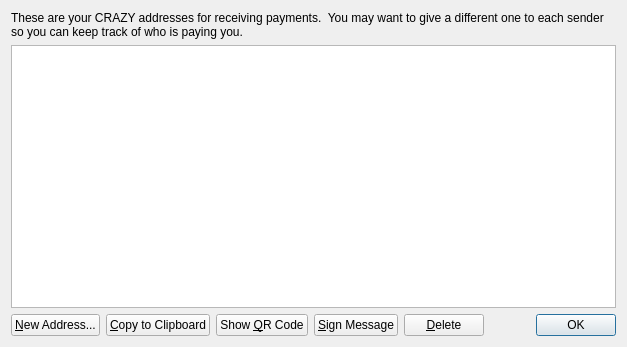
<?xml version="1.0" encoding="UTF-8"?>
<ui version="4.0">
 <class>AddressBookPage</class>
 <widget class="QWidget" name="AddressBookPage">
  <property name="geometry">
   <rect>
    <x>0</x>
    <y>0</y>
    <width>627</width>
    <height>347</height>
   </rect>
  </property>
  <property name="windowTitle">
   <string>Address Book</string>
  </property>
  <layout class="QVBoxLayout" name="verticalLayout">
   <item>
    <widget class="QLabel" name="labelExplanation">
     <property name="text">
      <string>These are your CRAZY addresses for receiving payments.  You may want to give a different one to each sender so you can keep track of who is paying you.</string>
     </property>
     <property name="textFormat">
      <enum>Qt::AutoText</enum>
     </property>
     <property name="wordWrap">
      <bool>true</bool>
     </property>
    </widget>
   </item>
   <item>
    <widget class="QTableView" name="tableView">
     <property name="toolTip">
      <string>Double-click to edit address or label</string>
     </property>
     <property name="alternatingRowColors">
      <bool>true</bool>
     </property>
     <property name="selectionMode">
      <enum>QAbstractItemView::SingleSelection</enum>
     </property>
     <property name="selectionBehavior">
      <enum>QAbstractItemView::SelectRows</enum>
     </property>
     <property name="sortingEnabled">
      <bool>true</bool>
     </property>
     <attribute name="verticalHeaderVisible">
      <bool>false</bool>
     </attribute>
    </widget>
   </item>
   <item>
    <layout class="QHBoxLayout" name="horizontalLayout">
     <item>
      <widget class="QPushButton" name="newAddressButton">
       <property name="toolTip">
        <string>Create a new address</string>
       </property>
       <property name="text">
        <string>&amp;New Address...</string>
       </property>
       <property name="icon">
        <iconset resource="../bitcoin.qrc">
         <normaloff>:/icons/add</normaloff>:/icons/add</iconset>
       </property>
      </widget>
     </item>
     <item>
      <widget class="QPushButton" name="copyToClipboard">
       <property name="toolTip">
        <string>Copy the currently selected address to the system clipboard</string>
       </property>
       <property name="text">
        <string>&amp;Copy to Clipboard</string>
       </property>
       <property name="icon">
        <iconset resource="../bitcoin.qrc">
         <normaloff>:/icons/editcopy</normaloff>:/icons/editcopy</iconset>
       </property>
      </widget>
     </item>
     <item>
      <widget class="QPushButton" name="showQRCode">
       <property name="text">
        <string>Show &amp;QR Code</string>
       </property>
       <property name="icon">
        <iconset resource="../bitcoin.qrc">
         <normaloff>:/images/qrcode</normaloff>:/images/qrcode</iconset>
       </property>
      </widget>
     </item>
     <item>
      <widget class="QPushButton" name="signMessage">
       <property name="toolTip">
        <string>Sign a message to prove you own this address</string>
       </property>
       <property name="text">
        <string>&amp;Sign Message</string>
       </property>
       <property name="icon">
        <iconset resource="../bitcoin.qrc">
         <normaloff>:/icons/edit</normaloff>:/icons/edit</iconset>
       </property>
      </widget>
     </item>
     <item>
      <widget class="QPushButton" name="deleteButton">
       <property name="toolTip">
        <string>Delete the currently selected address from the list. Only sending addresses can be deleted.</string>
       </property>
       <property name="text">
        <string>&amp;Delete</string>
       </property>
       <property name="icon">
        <iconset resource="../bitcoin.qrc">
         <normaloff>:/icons/remove</normaloff>:/icons/remove</iconset>
       </property>
      </widget>
     </item>
     <item>
      <spacer name="horizontalSpacer">
       <property name="orientation">
        <enum>Qt::Horizontal</enum>
       </property>
       <property name="sizeHint" stdset="0">
        <size>
         <width>40</width>
         <height>20</height>
        </size>
       </property>
      </spacer>
     </item>
     <item>
      <widget class="QDialogButtonBox" name="buttonBox">
       <property name="sizePolicy">
        <sizepolicy hsizetype="Maximum" vsizetype="Fixed">
         <horstretch>0</horstretch>
         <verstretch>0</verstretch>
        </sizepolicy>
       </property>
       <property name="standardButtons">
        <set>QDialogButtonBox::Ok</set>
       </property>
      </widget>
     </item>
    </layout>
   </item>
  </layout>
 </widget>
 <resources>
  <include location="../bitcoin.qrc"/>
 </resources>
 <connections/>
</ui>
